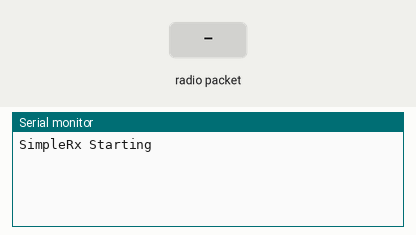
This sketch was run on a simulated Arduino Uno, built with avr-gcc and run on an emulated ATmega328P. On the bench: the last lines printed to the serial monitor. The test bench sets the inputs (shaded band). No radio packets arrive unless stated.

Above: at 1.2 s.
1.3 s: radio packet "1" arrives
At 2.0 s:
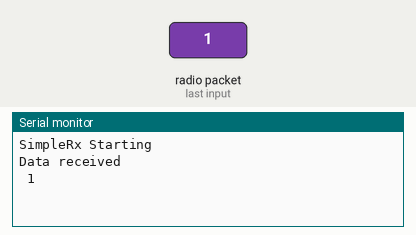
2.8 s: radio packet "0" arrives
At 4.0 s:
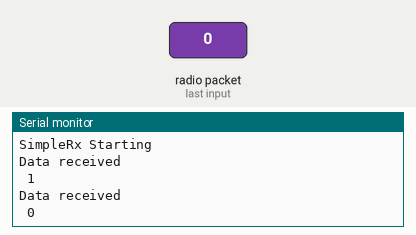
4.3 s: radio packet "2" arrives
At 5.4 s:
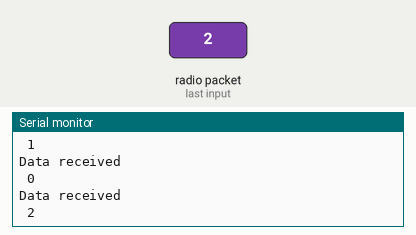

The sketch:

test.ino.ino
```cpp
// SimpleRx - the slave or the receiver

#include <SPI.h>
#include <nRF24L01.h>
#include <RF24.h>

#define CE_PIN  7
#define CSN_PIN 8

const byte thisSlaveAddress[5] = {'R','x','A','A','A'};

RF24 radio(CE_PIN, CSN_PIN);

char dataReceived[100]; // this must match dataToSend in the TX
bool newData = false;

//===========

void setup() {

    Serial.begin(9600);

    Serial.println("SimpleRx Starting");
    radio.begin();
    radio.setDataRate( RF24_250KBPS );
    radio.openReadingPipe(0, thisSlaveAddress);
    radio.startListening();
}

//=============

void loop() {
     getData();
    showData();
}

//==============

void getData() {
    if ( radio.available() ) {
        radio.read(&dataReceived, sizeof(dataReceived) );
        newData = true;
    }
}

void showData() {
    if (newData == true) {
        Serial.print("Data received\n ");
        Serial.println(dataReceived);
        newData = false;
    }
}
```

Measured:
- after the input at 1.3 s, the serial monitor: prints a new line at once (image 1)
- after the input at 2.8 s, the serial monitor: prints a new line at once (image 2)
- after the input at 4.3 s, the serial monitor: prints a new line at once (image 3)
